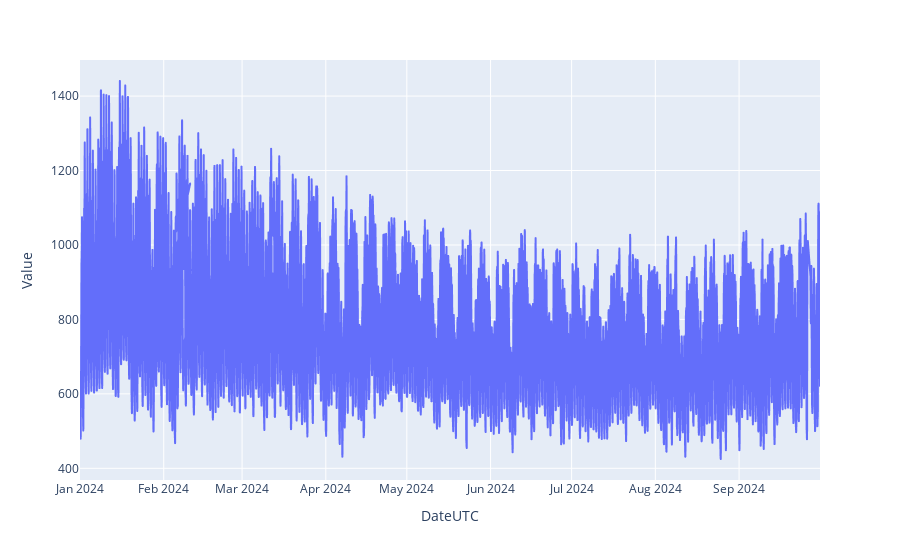

Write notebook code for a chart like this one.
### Code cell
import plotly.express as px

fig = px.line(df_gb, x=df_gb["DateUTC"], y=df_gb["Value"])
fig.show()

#inaccuracies in data

### Figure 1 — Plotly figure (JSON) as saved in the notebook; plotly's stock layout.template omitted (floating-point values rounded to 4 significant figures; data arrays with more than 128 entries replaced by an {"elided": "..."} marker saying what was removed)
{"data": [{"hovertemplate": "DateUTC=%{x}<br>Value=%{y}<extra></extra>", "legendgroup": "", "line": {"color": "#636efa", "dash": "solid"}, "marker": {"symbol": "circle"}, "mode": "lines", "name": "", "showlegend": false, "type": "scattergl", "x": {"elided": "6396 str values"}, "xaxis": "x", "y": {"elided": "6396 float values"}, "yaxis": "y"}], "layout": {"legend": {"tracegroupgap": 0}, "margin": {"t": 60}, "xaxis": {"anchor": "y", "domain": [0, 1], "title": {"text": "DateUTC"}}, "yaxis": {"anchor": "x", "domain": [0, 1], "title": {"text": "Value"}}}}
